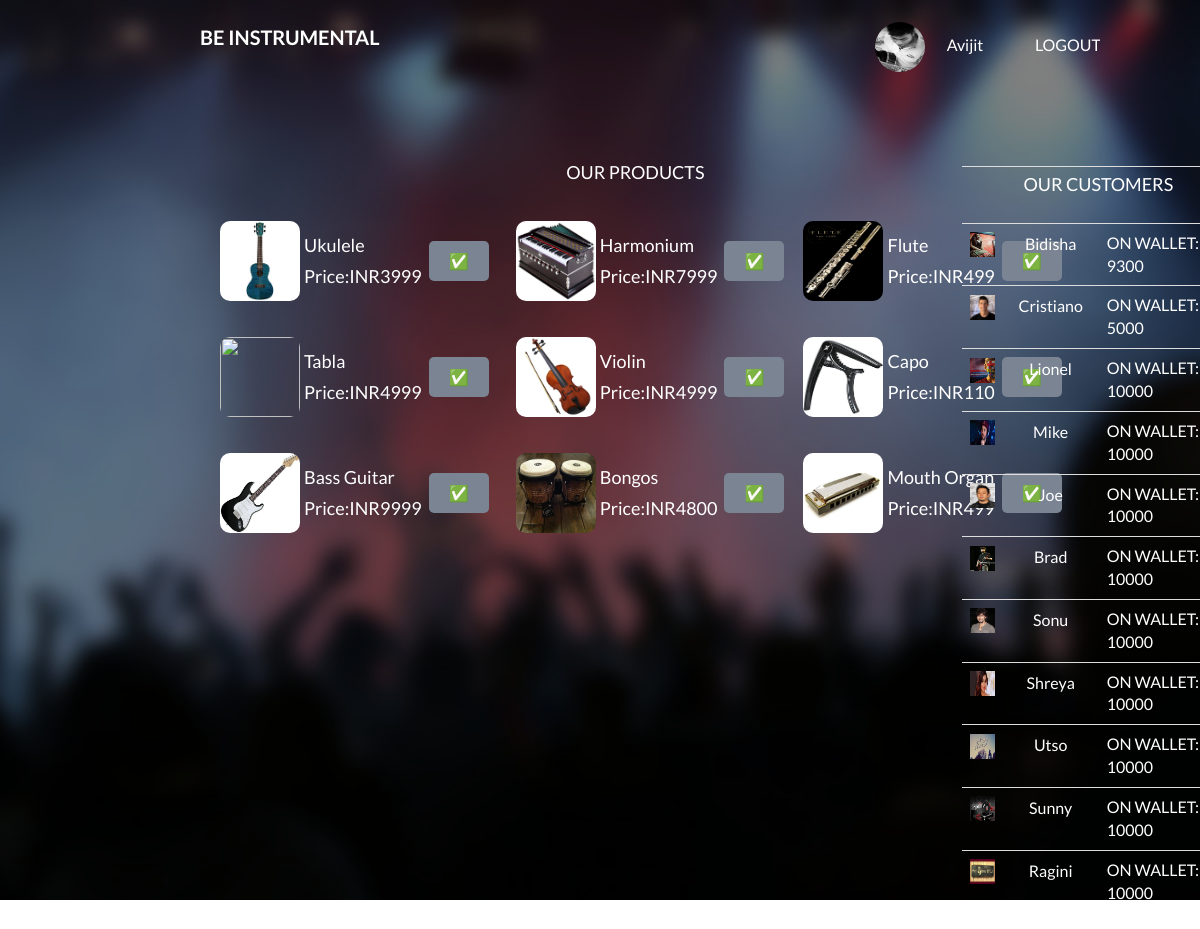
Page /productlist.php (signed in) on the committed database.
### tables this page shows
CREATE TABLE IF NOT EXISTS `project` (
  `id` int(11) NOT NULL AUTO_INCREMENT,
  `firstName` varchar(255) DEFAULT NULL,
  `lastName` varchar(255) DEFAULT NULL,
  `email` varchar(255) DEFAULT NULL,
  `pass` varchar(255) DEFAULT NULL,
  `wallet` int(11) DEFAULT NULL,
  `product` varchar(256) DEFAULT NULL,
  `imglink` varchar(255) DEFAULT NULL,
  `op` varchar(255) DEFAULT NULL,
  `nameReq` varchar(255) DEFAULT NULL,
  `bal` varchar(255) DEFAULT NULL,
  PRIMARY KEY (`id`)
);

### productlist.php (the view, shortened to what the rows shown need)
<!DOCTYPE HTML>
<html>
	<head>
	<link rel="stylesheet" href="css/animate.css">
	<link rel="stylesheet" href="css/icomoon.css">
	<link rel="stylesheet" href="css/themify-icons.css">
	<link rel="stylesheet" href="css/bootstrap.css">
	<link rel="stylesheet" href="css/magnific-popup.css">
	<link rel="stylesheet" href="css/bootstrap-datepicker.min.css">
	<link rel="stylesheet" href="css/owl.carousel.min.css">
	<link rel="stylesheet" href="css/owl.theme.default.min.css">
	<link rel="stylesheet" href="css/pro1.css">
	<link rel="stylesheet" href="css/003.css">
	</head>
	<body style="overflow: auto;">
	<div id="page">
	<nav class="gtco-nav" role="navigation">
		<div class="gtco-container">
			<div class="row">
				<div class="col-xs-8 text-right menu-1">
					<ul>
						<form style="float:right" method="POST" action="profile.php" >
              <?php
            	include 'db_handler.php';
            	  $sql2="SELECT * FROM project WHERE email='$_SESSION[email]';";
            	  $result2=mysqli_query($conn,$sql2);
            	      if($row2=mysqli_fetch_assoc($result2)){
            	        $firstName=$row2['firstName'];
            	      }
           echo '<img style="height:50px; width:50px; border: 0px solid; border-radius:100%;" src="'.$_SESSION['imglink'].'">';
					 echo "<input class=list type=submit name=id value=$firstName>";
           echo "<form method='POST' >";
           echo "<input type=submit name=LOGOUT value=LOGOUT class='logout'/>";
           echo "</form>";
      ?>
      		  </form>
					</ul>
				</div>
			</div>
		</div>
	</nav>
	<header id="gtco-header" class="gtco-cover gtco-cover-md" role="banner" style="background-image: url(images/4574.jpg)">
		<div class="gtco-container">
			<div class="row">
				<div class="col-md-12 col-md-offset-0 text-left">
						<div class="col-md-4 col-md-push-1 animate-box" data-animate-effect="fadeInRight">
                    <table class="table" style="padding-left: 100px;overflow: auto;">
                    <?php
                		include 'db_handler.php';
                		$sql="select * from project";
                		$result=mysqli_query($conn,$sql);
                		$resultCheck=mysqli_num_rows($result);
                		for($i=0;$i<$resultCheck;$i++){
                			if($row3=mysqli_fetch_assoc($result)){
                					$first=$row3['firstName'];
                					$wallet=$row3['wallet'];
                					$last=$row3['lastName'];
                					$email1=$row3['email'];
                					$image=$row3['imglink'];
                					if($row2['firstName']!=$first){
                						echo "<form action=request.php method=POST>";
                						if(!empty($image))
                						{
                								echo "
                							 <tr><td>
                							 <img src='$image' style='height: 25px; width:25px;'></td>";
                              }
                							 else
                							 {
                							 	echo "
                							 <tr><td>
                							 <img src='assets/default1.png' style='height: 25px; width:25px;'></td>";
                							 }
                							 echo"
                							 <td>
                							 <input type='submit' name=clicked[$first] value=$first class='list'
                							  />
                								</td>
                							 <td>
                						         <input type=hidden name=clicked2[$last]/>
                						          <input type=hidden name=clicked3[$email1]   />
                						                 <input type=hidden name=clicked4[$wallet]  />
                                             <input type=hidden name='clicked5[$image]'/>
                									<h8 style='color:white';>ON WALLET: $wallet</h8>
                									</td>
                							 </tr>";
                					echo "</form>";
                					}
                			}
                		}
                		?>
                    </table>
					</div>
				</div>
			</div>
		</div>
	</header>
	</body>
</html>

### rows in the picture
project: id "Avijit"
project: imglink (picture), firstName "Bidisha", wallet "9300"
project: imglink (picture), firstName "Cristiano", wallet "5000"
project: imglink (picture), firstName "Lionel", wallet "10000"
project: imglink (picture), firstName "Mike", wallet "10000"
project: imglink (picture), firstName "Joe", wallet "10000"
project: imglink (picture), firstName "Brad", wallet "10000"
project: imglink (picture), firstName "Sonu", wallet "10000"
project: imglink (picture), firstName "Shreya", wallet "10000"
project: imglink (picture), firstName "Utso", wallet "10000"
project: imglink (picture), firstName "Sunny", wallet "10000"
project: imglink (picture), firstName "Ragini", wallet "10000"

### other values in the picture
$p "3999"
$p1 "7999"
$p2 "499"
$p3 "4999"
$p4 "4999"
$p5 "110"
$p6 "9999"
$p7 "4800"
